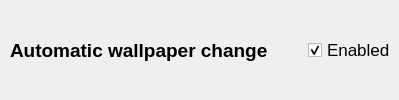
        <widget class="QFrame" name="autoFrame">
         <property name="sizePolicy">
          <sizepolicy hsizetype="Preferred" vsizetype="Maximum">
           <horstretch>0</horstretch>
           <verstretch>0</verstretch>
          </sizepolicy>
         </property>
         <property name="frameShape">
          <enum>QFrame::Shape::NoFrame</enum>
         </property>
         <layout class="QVBoxLayout" name="autoLayout">
          <property name="spacing">
           <number>0</number>
          </property>
          <property name="sizeConstraint">
           <enum>QLayout::SizeConstraint::SetDefaultConstraint</enum>
          </property>
          <property name="leftMargin">
           <number>3</number>
          </property>
          <property name="topMargin">
           <number>6</number>
          </property>
          <property name="rightMargin">
           <number>3</number>
          </property>
          <property name="bottomMargin">
           <number>0</number>
          </property>
          <item>
           <layout class="QHBoxLayout" name="autoTopLayout">
            <property name="spacing">
             <number>0</number>
            </property>
            <property name="bottomMargin">
             <number>5</number>
            </property>
            <item>
             <widget class="QLabel" name="auto_change_icon_lable">
              <property name="font">
               <font>
                <bold>false</bold>
               </font>
              </property>
              <property name="text">
               <string/>
              </property>
              <property name="pixmap">
               <pixmap resource="../scripts/ui/icons_resource.qrc">:/icons/icons/timer.png</pixmap>
              </property>
              <property name="scaledContents">
               <bool>false</bool>
              </property>
             </widget>
            </item>
            <item>
             <widget class="QLabel" name="autoLabel">
              <property name="sizePolicy">
               <sizepolicy hsizetype="Preferred" vsizetype="MinimumExpanding">
                <horstretch>0</horstretch>
                <verstretch>0</verstretch>
               </sizepolicy>
              </property>
              <property name="font">
               <font>
                <pointsize>14</pointsize>
                <bold>true</bold>
               </font>
              </property>
              <property name="text">
               <string>Automatic wallpaper change</string>
              </property>
              <property name="class" stdset="0">
               <string>MainUILable</string>
              </property>
             </widget>
            </item>
            <item>
             <spacer name="horizontalSpacer_2">
              <property name="orientation">
               <enum>Qt::Orientation::Horizontal</enum>
              </property>
              <property name="sizeHint" stdset="0">
               <size>
                <width>40</width>
                <height>20</height>
               </size>
              </property>
             </spacer>
            </item>
            <item>
             <widget class="QCheckBox" name="enabledCheck">
              <property name="font">
               <font>
                <pointsize>13</pointsize>
               </font>
              </property>
              <property name="text">
               <string>Enabled</string>
              </property>
              <property name="checked">
               <bool>true</bool>
              </property>
             </widget>
            </item>
           </layout>
          </item>
         </layout>
        </widget>
